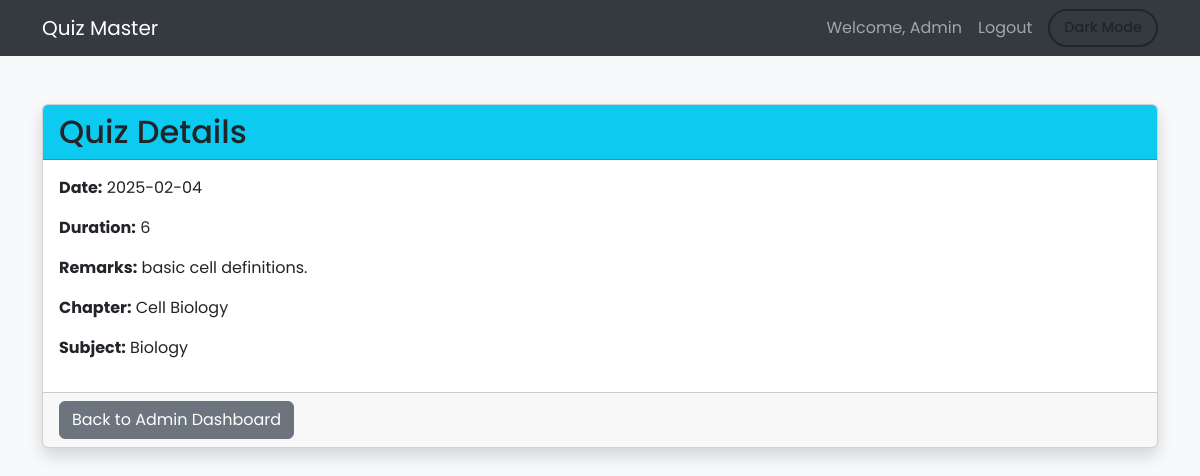
The page /view_quiz/5 on the database its author committed.
### app.py (models this page shows)
class Quiz(db.Model):
    id = db.Column(db.Integer, primary_key=True)
    chapter_id = db.Column(db.Integer, db.ForeignKey('chapter.id'), nullable=False)
    date_of_quiz = db.Column(db.Date, nullable=False)
    time_duration = db.Column(db.String(10), nullable=False)
    remarks = db.Column(db.Text, nullable=True)

class Chapter(db.Model):
    id = db.Column(db.Integer, primary_key=True)
    subject_id = db.Column(db.Integer, db.ForeignKey('subject.id'), nullable=False)
    name = db.Column(db.String(100), nullable=False)
    description = db.Column(db.Text, nullable=True)

class Subject(db.Model):
    id = db.Column(db.Integer, primary_key=True)
    name = db.Column(db.String(100), nullable=False)
    description = db.Column(db.Text, nullable=True)

### app.py (the view)
@app.route('/view_quiz/<int:quiz_id>')
def view_quiz(quiz_id):
    quiz = Quiz.query.get_or_404(quiz_id)
    chapter = Chapter.query.get(quiz.chapter_id)
    subject = Subject.query.get(chapter.subject_id)
    return render_template('view/view_quiz.html', quiz=quiz, chapter=chapter, subject=subject)

### templates/view/view_quiz.html (shortened to what this page needs)
<!DOCTYPE html>
<html lang="en" class="light-theme">
<head>
  <link href="https://cdn.jsdelivr.net/npm/bootstrap@5.3.0/dist/css/bootstrap.min.css" rel="stylesheet" />
</head>
<body>
  <nav class="navbar navbar-expand-lg navbar-dark">
    <div class="container">
      <a class="navbar-brand" href="/">Quiz Master</a>
      <div class="collapse navbar-collapse">
        <ul class="navbar-nav ms-auto align-items-center">
          <li class="nav-item"><a class="nav-link">Welcome, Admin</a></li>
          <li class="nav-item"><a class="nav-link" href="/logout">Logout</a></li>
          <li class="nav-item ms-2">
            <button id="theme-toggle" class="btn btn-theme-toggle">Dark Mode</button>
          </li>
        </ul>
      </div>
    </div>
  </nav>
  <div class="container mt-5">
    <div class="card shadow">
      <div class="card-header bg-info text-white">
        <h2 class="mb-0">Quiz Details</h2>
      </div>
      <div class="card-body">
        <p><strong>Date:</strong> {{ quiz.date_of_quiz }}</p>
        <p><strong>Duration:</strong> {{ quiz.time_duration }}</p>
        <p><strong>Remarks:</strong> {{ quiz.remarks or 'N/A' }}</p>
        <p><strong>Chapter:</strong> {{ chapter.name }}</p>
        <p><strong>Subject:</strong> {{ subject.name }}</p>
      </div>
      <div class="card-footer">
        <a href="/admin_dashboard" class="btn btn-secondary">Back to Admin Dashboard</a>
      </div>
    </div>
  </div>
</body>
</html>

### templates/view/view_quiz.html (style rules this page uses)
:root { --bg-color: #f8f9fa; --text-color: #212529; --card-bg: #ffffff; --navbar-bg: #343a40; --input-bg: rgba(255, 255, 255, 0.6); --input-text: #262b30; --box-shadow: 0 4px 12px rgba(0, 0, 0, 0.08); }
body { background-color: var(--bg-color); color: var(--text-color); transition: background-color 0.4s ease, color 0.4s ease; font-family: 'Poppins', sans-serif; }
.navbar { background-color: var(--navbar-bg) !important; transition: background-color 0.3s ease; }
h2 { color: var(--text-color); }
.btn-theme-toggle { display: flex; align-items: center; gap: 0.4rem; border: 2px solid var(--text-color); color: var(--text-color); background-color: transparent; border-radius: 999px; padding: 6px 14px; font-size: 0.9rem; font-weight: 500; transition: background-color 0.3s ease, color 0.3s ease, border-color 0.3s ease; }
.card { background-color: var(--card-bg); color: var(--text-color); box-shadow: var(--box-shadow); transition: background-color 0.4s ease, color 0.4s ease; }

### rows shown on the page
Quiz: date_of_quiz "2025-02-04", time_duration "6", remarks "basic cell definitions."
Chapter: name "Cell Biology"
Subject: name "Biology"
